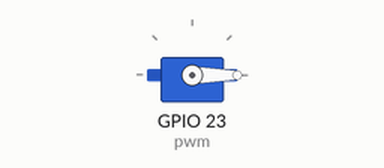
Bench run of a program on a simulated Raspberry Pi (BCM pin numbers). On the bench: servo. Servo angles are drawn from the pulse width (0.5 ms = 0°, 2.5 ms = 180°).

Above: at 0.1 s.
At 38.1 s:
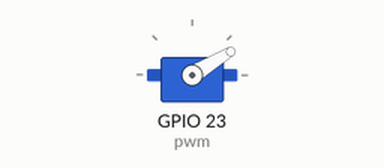
At 57.1 s:
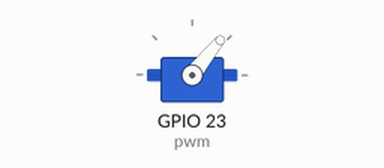
At 114.1 s:
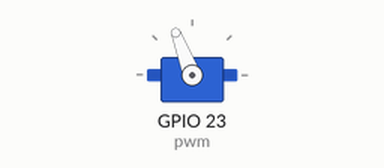
Timing chart, 0 to 115.6 s (numbered marks = the images above):
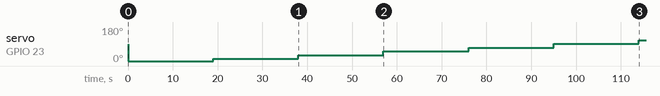

The program:

Bottom.py
```python
# To rotate the bottom servo at a rate of 30 degrees per 19 seconds
# Connect to GPIO23 (Pin 16)

import RPi.GPIO as GPIO
from time import sleep

GPIO.setmode(GPIO.BCM)
GPIO.setup(23, GPIO.OUT)

pwm = GPIO.PWM(23,50)

pwm.start(7.5)

def SetAngle(angle):
    duty = angle / 27 + 2  # define the duty cycle in percentage
    GPIO.output(23, True)
    pwm.ChangeDutyCycle(duty)
    sleep(19)
    GPIO.output(23, False)
    pwm.ChangeDutyCycle(0)

SetAngle(0)
SetAngle(30)
SetAngle(60)
SetAngle(90)
SetAngle(120)
SetAngle(150)
SetAngle(180)


pwm.stop()
GPIO.cleanup()
```

Measured:
- by itself, servo on GPIO 23 (pwm): 90° → 0° at 0.02 s, → 11° 19.0 s later, → 31° 19.0 s later, → 51° 19.0 s later, … (7 changes in this stretch)
